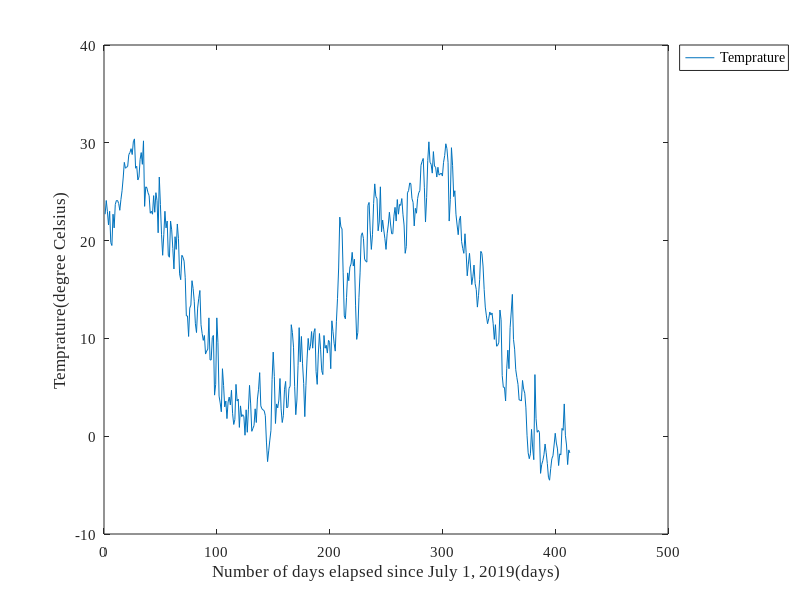

Source code (MATLAB):
clear all

data = load("data_disc.txt"); #データ読み込み

temp = data(:,4); #気温
days = size(temp)
tt = [1:(days)];


#プロット作成
plot(tt, temp)

#凡例作成
h=legend({"Temprature"},"Location","bestoutside") #凡例位置はプロットにかぶらない最適な位置で、グラフの外側を指定
set(h,"FontName","Times New Roman","FontSize",11)
set(gca,"FontName","Times New Roman","FontSize",11)
xlabel("Number of days elapsed since July 1, 2019(days)")
ylabel("Temprature(degree Celsius)")

#プロットをpngファイルに出力
print("Yamagata2019-21_disc_er","-dpng")
